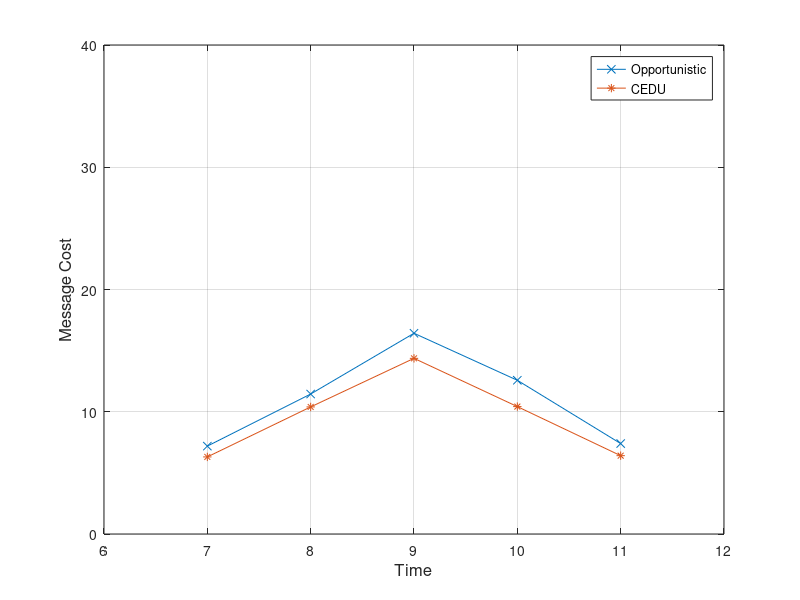

Reproduce this figure in MATLAB.
x=[7 8 9 10 11]
y=[7.1887 11.4499 16.4206 12.5746 7.3989 ]
y1=[6.3054 10.3953 14.3689 10.4219 6.4079]
plot(x, y, '-x', x, y1, '-*')
axis([6 12 0 40])
xlabel('Time', 'fontsize',12)
ylabel('Message Cost','fontsize',12)
legend('Opportunistic', 'CEDU')
grid on
%set(h, 'Box', 'on')
